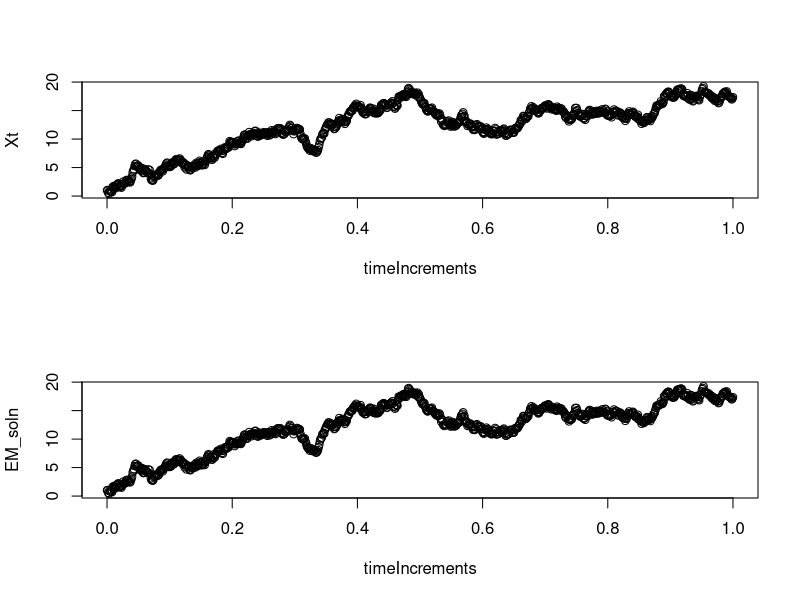

Generate this figure with R:
T = 1
N = 1000
theta = 1
mu = 20
sigma = 10

ornstein_uhlenbrek = function(T, N, theta, mu, sigma) {
  
  # loop over time steps
  dT = T / N
  timeIncrements = seq(0, T, dT)
  W_vec = rep(0, N+1)
  Xt = rep(0, N+1)
  X0 = 1
  Xt[1] = X0
  EM_soln = rep(0, N+1)
  EM_soln[1] = X0
  stochastic_integral = 0
  
  for (j in 1:N) {
    dW = rnorm(1, mean = 0, sd = sqrt(dT))
    W_vec[j+1] = W_vec[j] + dW
    
    # EM approximation for OU process
    EM = EM_soln[j] + theta * (mu - EM_soln[j]) * dT + sigma * dW
    EM_soln[j+1] = EM
    
    # Calculate exact solution;
    # Taking the full stochastic integral
    s = timeIncrements[j]
    t = timeIncrements[j+1]
    stochastic_integral = stochastic_integral + sigma * exp(theta * s) * dW
    
    constant_part = X0 * exp(-theta * t) + mu * (1 - exp(-theta * t))
    
    Xt[j+1] = constant_part + stochastic_integral * exp(-theta * t)
  }
  
  # Plot results
  par(mfrow = c(2,1));
  plot(timeIncrements, Xt);
  plot(timeIncrements, EM_soln);
}

ornstein_uhlenbrek(T, N, theta, mu, sigma)
